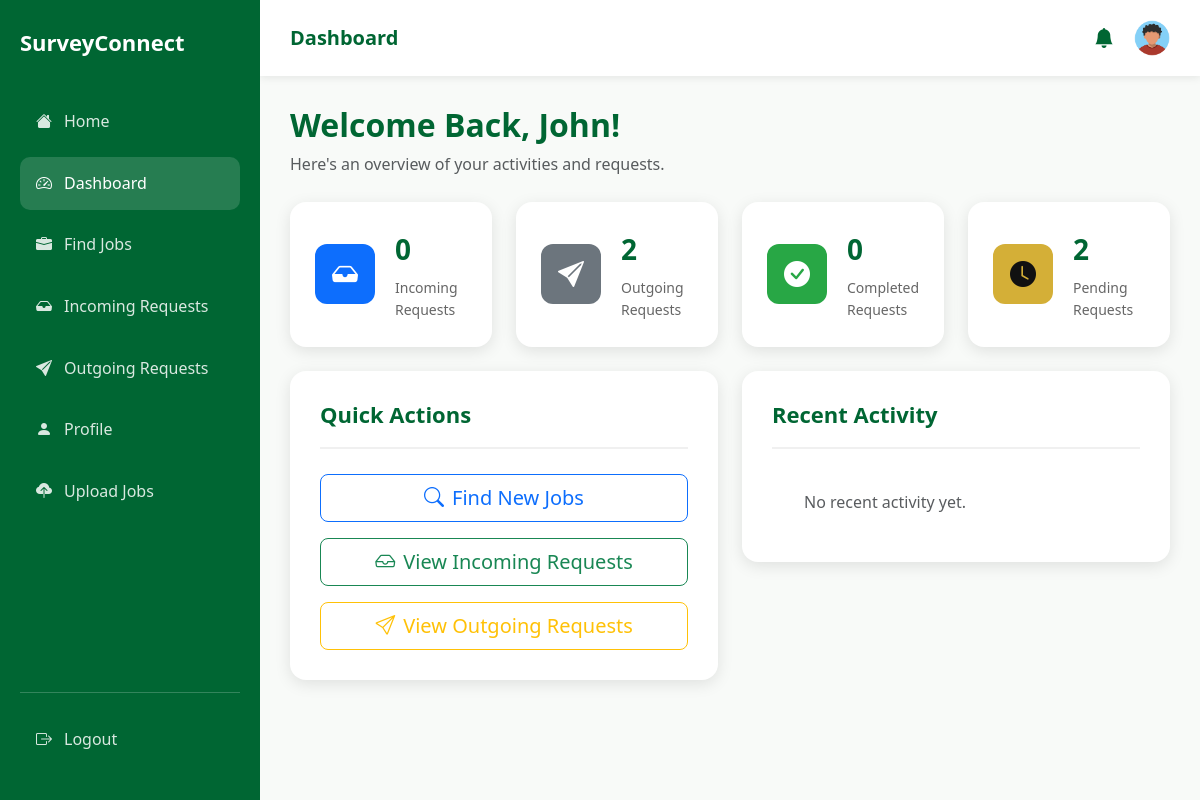
The page /surveyor/dashboard.php (signed in) on the database its author committed.
### tables this page shows
CREATE TABLE IF NOT EXISTS `surveyors_profile` (
  `id` int NOT NULL AUTO_INCREMENT,
  `account_id` int NOT NULL,
  `first_name` varchar(100) NOT NULL,
  `surname` varchar(100) NOT NULL,
  `other_names` varchar(100) DEFAULT NULL,
  `phone_number` varchar(20) NOT NULL,
  `whatsapp_number` varchar(20) NOT NULL,
  `years_of_experience` int NOT NULL,
  `bio` text NOT NULL,
  `state` varchar(100) NOT NULL,
  `lga` varchar(100) NOT NULL,
  `address` text NOT NULL,
  `profile_image` varchar(255) NOT NULL,
  `id_type` varchar(50) NOT NULL,
  `id_document` varchar(255) NOT NULL,
  `surcon_number` varchar(50) NOT NULL,
  `specialization` enum('Land & Boundary Survey','Engineering Survey','Topographic Survey','Cadastral Survey','Hydrographic Survey','GIS Survey') NOT NULL,
  `verification_status` enum('pending','verified','rejected') NOT NULL DEFAULT 'pending',
  `verified_at` datetime NOT NULL DEFAULT CURRENT_TIMESTAMP,
  `created_at` datetime NOT NULL DEFAULT CURRENT_TIMESTAMP,
  `updated_at` datetime NOT NULL DEFAULT CURRENT_TIMESTAMP ON UPDATE CURRENT_TIMESTAMP,
  `rating` decimal(2,1) NOT NULL DEFAULT '0.0',
  `reviews_count` int NOT NULL DEFAULT '0',
  PRIMARY KEY (`id`),
  KEY `fk_surveyor_user` (`account_id`)
);

### models/SurveyorProfile.php (called while the page is built, shortened)
<?php
class SurveyorProfile{
    public function getSurveyorProfileByAccountId($account_id, $pdo){
        $sql = "SELECT * FROM surveyors_profile WHERE account_id = ?";
        $stmt = $pdo->prepare($sql);
        $stmt->execute([$account_id]);
        $surveyor_profile = $stmt->fetch(PDO::FETCH_ASSOC);
        return $surveyor_profile;
    }
}

### models/Request.php (called while the page is built, shortened)
<?php
class Request{
    public function getSurveyorTotalIncomingRequests($surveyor_profile_id, $pdo){
        $sql = "SELECT COUNT(*) AS total FROM request_to_surveyors WHERE surveyor_profile_id = ?";
        $stmt = $pdo->prepare($sql);
        $stmt->execute([$surveyor_profile_id]);
        $total = $stmt->fetch(PDO::FETCH_ASSOC);
        return $total;
    }
    public function getSurveyorTotalOutgoingRequests($surveyor_profile_id, $pdo){
        $sql = "SELECT COUNT(*) AS total FROM request_to_clients WHERE surveyor_profile_id = ?";
        $stmt = $pdo->prepare($sql);
        $stmt->execute([$surveyor_profile_id]);
        $total = $stmt->fetch(PDO::FETCH_ASSOC);
        return $total;
    }
    public function getSurveyorTotalPendingRequests($surveyor_profile_id, $pdo){
        $sql = "SELECT
                    (SELECT COUNT(*) FROM request_to_surveyors
                     WHERE surveyor_profile_id = ? AND request_status = 'pending') +
                    (SELECT COUNT(*) FROM request_to_clients
                     WHERE surveyor_profile_id = ? AND request_status = 'pending') AS total";
        $stmt = $pdo->prepare($sql);
        $stmt->execute([$surveyor_profile_id, $surveyor_profile_id]);
        $total = $stmt->fetch(PDO::FETCH_ASSOC);
        return $total;
    }
    public function getSurveyorTotalCompletedRequests($surveyor_profile_id, $pdo){
        $sql = "SELECT
                    (SELECT COUNT(*) FROM request_to_surveyors
                     WHERE surveyor_profile_id = ? AND request_status = 'completed') +
                    (SELECT COUNT(*) FROM request_to_clients
                     WHERE surveyor_profile_id = ? AND request_status = 'completed') AS total";
        $stmt = $pdo->prepare($sql);
        $stmt->execute([$surveyor_profile_id, $surveyor_profile_id]);
        $total = $stmt->fetch(PDO::FETCH_ASSOC);
        return $total;
    }
}

### surveyor/dashboard.php (the view, shortened to what this page needs)
<?php
require_once "../config/db-connect.php";
require_once "../models/SurveyorProfile.php";
require_once "../models/Request.php";
$account_id = $_SESSION['id'];
$surveyorProfile = new SurveyorProfile();
$profile = $surveyorProfile->getSurveyorProfileByAccountId($account_id, $pdo);
$surveyorName = $profile['first_name'];
$profileImage = !empty($profile['profile_image'])
    ? "../uploads/profile_images/" . $profile['profile_image']
    : "../assets/images/client_avatar.jpg";
$surveyor_profile_id = $profile['id'];
$request = new Request();
$recentActivities = $request->getRecentActivity($surveyor_profile_id, $pdo);
$totalIncomingRequests = $request->getSurveyorTotalIncomingRequests($surveyor_profile_id, $pdo);
$totalOutgoingRequests = $request->getSurveyorTotalOutgoingRequests($surveyor_profile_id, $pdo);
$totalCompletedRequests = $request->getSurveyorTotalCompletedRequests($surveyor_profile_id, $pdo);
$totalPendingRequests = $request->getSurveyorTotalPendingRequests($surveyor_profile_id, $pdo);
?>
<!DOCTYPE html>
<html lang="en">
<head>
  <link href="https://cdn.jsdelivr.net/npm/bootstrap@5.3.2/dist/css/bootstrap.min.css" rel="stylesheet">
  <link rel="stylesheet" href="https://cdn.jsdelivr.net/npm/bootstrap-icons@1.11.3/font/bootstrap-icons.min.css">
  <link rel="stylesheet" href="../assets/css/style.css">
</head>
<body>
  <?php include "../components/surveyorSidebar.php"; ?>
  <div class="surveyor-main">
    <nav class="surveyor-topbar">
      <div class="d-flex align-items-center gap-3">
        <strong>Dashboard</strong>
      </div>
      <div class="topbar-actions">
        <i class="bi bi-bell-fill"></i>
        <img
        src="<?php echo $profileImage; ?>"
        alt="Profile"
        class="rounded-circle"
        style="width: 36px; height: 36px; object-fit: cover;"
        >
      </div>
    </nav>
    <div class="dashboard-content">
      <div class="mb-4">
        <h2 class="mb-2" style="color: var(--primary-green); font-weight: 700;">
          Welcome Back, <?php echo ($surveyorName); ?>!
        </h2>
        <p class="text-muted">Here's an overview of your activities and requests.</p>
      </div>
      <div class="row g-4 mb-4">
        <div class="col-lg-3 col-md-6">
          <div class="surveyor-stat-card">
            <div class="surveyor-stat-icon blue">
              <i class="bi bi-inbox-fill"></i>
            </div>
            <div class="surveyor-stat-info">
              <div class="stat-value"><?php echo $totalIncomingRequests["total"]; ?></div>
              <div class="stat-label">Incoming Requests</div>
            </div>
          </div>
        </div>
        <div class="col-lg-3 col-md-6">
          <div class="surveyor-stat-card">
            <div class="surveyor-stat-icon gray">
              <i class="bi bi-send-fill"></i>
            </div>
            <div class="surveyor-stat-info">
              <div class="stat-value"><?php echo $totalOutgoingRequests["total"]; ?></div>
              <div class="stat-label">Outgoing Requests</div>
            </div>
          </div>
        </div>
        <div class="col-lg-3 col-md-6">
          <div class="surveyor-stat-card">
            <div class="surveyor-stat-icon green">
              <i class="bi bi-check-circle-fill"></i>
            </div>
            <div class="surveyor-stat-info">
              <div class="stat-value"><?php echo $totalCompletedRequests["total"]; ?></div>
              <div class="stat-label">Completed Requests</div>
            </div>
          </div>
        </div>
        <div class="col-lg-3 col-md-6">
          <div class="surveyor-stat-card">
            <div class="surveyor-stat-icon gold">
              <i class="bi bi-clock-fill"></i>
            </div>
            <div class="surveyor-stat-info">
              <div class="stat-value"><?php echo $totalPendingRequests["total"]; ?></div>
              <div class="stat-label">Pending Requests</div>
            </div>
          </div>
        </div>
      </div>
      <div class="row g-4">
        <div class="col-lg-6">
          <div class="request-card">
            <div class="request-card-header">
              <h5>Quick Actions</h5>
            </div>
            <div class="d-grid gap-3">
              <a href="../jobs.php" class="btn btn-outline-primary btn-lg">
                <i class="bi bi-search me-2"></i>Find New Jobs
              </a>
              <a href="incoming-requests.php" class="btn btn-outline-success btn-lg">
                <i class="bi bi-inbox me-2"></i>View Incoming Requests
              </a>
              <a href="outgoing-requests.php" class="btn btn-outline-warning btn-lg">
                <i class="bi bi-send me-2"></i>View Outgoing Requests
              </a>
            </div>
          </div>
        </div>
        <div class="col-lg-6">
          <div class="request-card">
            <div class="request-card-header">
              <h5>Recent Activity</h5>
            </div>
            <div class="list-group list-group-flush">
              <div class="list-group-item">
                <div class="d-flex justify-content-between align-items-center">
                  <div class="list-group list-group-flush">
                      <?php if (empty($recentActivities)): ?>
                        <div class="list-group-item text-muted">
                          No recent activity yet.
                        </div>
                      <?php endif; ?>
                    </div>
                </div>
              </div>
            </div>
          </div>
        </div>
      </div>
    </div>
  </div>
</body>
</html>

### rows shown on the page
surveyors_profile: profile_image (picture), first_name "John"

### other values the page prints
$totalIncomingRequests["total"] "0"
$totalOutgoingRequests["total"] "2"
$totalCompletedRequests["total"] "0"
$totalPendingRequests["total"] "2"
